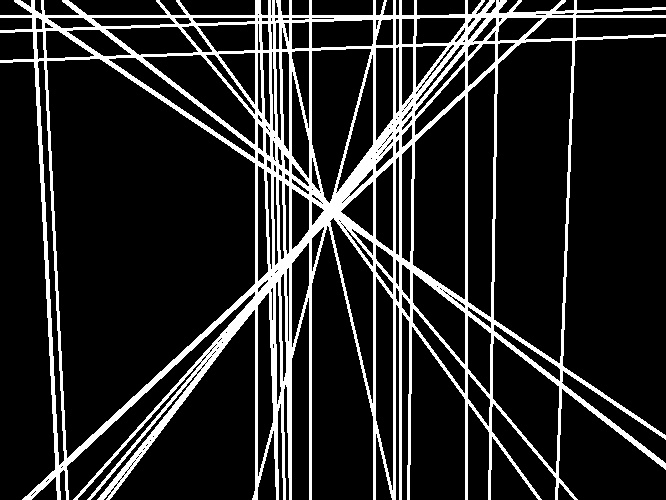
#> input picture src/Extended Lines.jpg, 666 x 500 px; its folder holds only this picture in this run
$ python -i Process_Img.py   (imports and definitions only)
#> lines starting #> are read from the running program, lines starting #| are printed output that depends on the picture
#!/usr/bin/env python3
# -*- coding: utf-8 -*-
"""
Created on Mon Oct 19 21:32:04 2020

@author: Jiuqi Wang
"""

import glob
import cv2
import numpy as np
import math
import imagehash
from PIL import Image
from shapely.geometry import LineString
import itertools

"""
input: scene_name as a String specifying the class of images , folder as a String specifying the path,
       set_height as an integer to resize all the images being loaded
output: a list of resized image(matrix) in grayscale
"""


# [15 lines left out: function load_img, not called in this run]


"""
input: image as a matrix, img_name as a String specifying the name of the image
output: None
This function displays the input image in another window. Press any key to terminate the window
"""


# [5 lines left out: function show_img, not called in this run]


'''
input: image as a matrix, window_size determines the window size of the gaussian filters,
       sigma as the standard deviation, threshold1 and thresholds specify the two
       thresholds for the canny edge detector
output: a binary image that contains the thickened edges of the input image
'''


def detect_edge(image, window_size=9, sigma=2, threshold1=20, threshold2=60):
    # smooth the image
    smoothed = cv2.GaussianBlur(image, (window_size, window_size), sigma)
    # detect edges
    edges_detected = cv2.Canny(smoothed, threshold1, threshold2)

    return edges_detected


"""
input: y and x as the rise and run used to calculate arctan(y/x)
output: angle formed by y and x in [0, 360)
"""


# [4 lines left out: function calculate_angle, not called in this run]


"""
input: image_edges as a matrix, min_length specifying minimum acceptable line length, max_gap specifying the
       maximum allowable gap
output: lines in matrix form. Each row is comprised of x1, y1, x2, y2, angle.
"""


# [14 lines left out: function detect_lines, not called in this run]


"""
input: lines as an 2D array, with each row representing a line; size_of_pic as a tuple (height, width)
output: a 2D dimensional array with all lines starts and ends on the border of the picture

"""


def extend_lines(lines, size_of_pic):
    extended_lines = [extend_one(line, size_of_pic) for line in lines]
    return extended_lines


"""
helper function of extend_lines that extends only one single line

"""


# [20 lines left out: function extend_one, not called in this run]


"""
input: image_lines as a matrix, dimension specifying the background size (same size as the original image highly
       recommended)
output: resulting binary image after drawing as a matrix

"""


# [9 lines left out: function draw_lines, not called in this run]


"""

Find intersection point of two lines
input: line1, line2 as two arrays representing two lines correspondingly, with the format of [x1,y1,x2,y2,angle]
output: x,y as the coordinate of the intersection point of line1 and line2, None if there is no intersection or if two lines overlap

"""


# [9 lines left out: function intersection_shapely, not called in this run]


"""

Find intersections between multiple lines
input: lines as a matrix
output: a list of coordinates, representing all the intersection points

"""


# [10 lines left out: function find_intersections, not called in this run]


"""

Given the image and intersections, find the grid where most intersections occur and treat as vanishing point
input: img as an image, grid_size as the side length of the grid, intersections as an array of all the intersection points in the image
output: the center coordinate of the best cell, the image of the scene with the best cell highlighted

"""


# [40 lines left out: function find_vanishing_point, not called in this run]


def extract_features(image, show_step=False):
    height, width = image.shape
    edges = detect_edge(image)
    hash_value = imagehash.average_hash(Image.fromarray(image))
    lines = detect_lines(edges)
    extended = extend_lines(lines, image.shape)
    intersections = find_intersections(extended)
    cell, img, intersections = find_vanishing_point(image, 50, intersections,show_step)

    info = {
        "shape": image.shape,
        "height": height,
        "width": width,
        "lines": lines,
        "vanishing_point": cell,
        "hash": hash_value
    }

    if show_step:
        show_img(edges, "Edges")
        cv2.imwrite("Edge.jpg", edges)
        show_img(draw_lines(lines, image.shape), "Original Lines")
        cv2.imwrite("Lines.jpg", draw_lines(lines, image.shape))
        show_img(draw_lines(extended, image.shape), "Extended Lines")
        cv2.imwrite("Extended Lines.jpg", draw_lines(extended,image.shape))
        show_img(img, "Vanishing Point")
        cv2.imwrite("Vanishing Point.jpg", img)

    return info

>>> import cv2
>>> picture = cv2.imread('Extended Lines.jpg', cv2.IMREAD_GRAYSCALE)
#> picture is the input picture: shape (500, 666); min 0, max 255, mean 39.5
>>> result = extract_features(picture)
#> in detect_edge, `smoothed = cv2.GaussianBlur(image, (window_size, window_size), sigma)`:
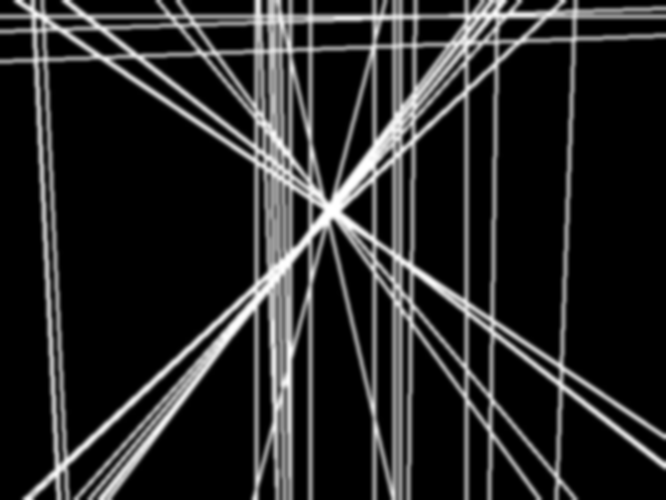
#> smoothed: shape (500, 666); min 0, max 255, mean 39.5
#> in detect_edge, `edges_detected = cv2.Canny(smoothed, threshold1, threshold2)`:
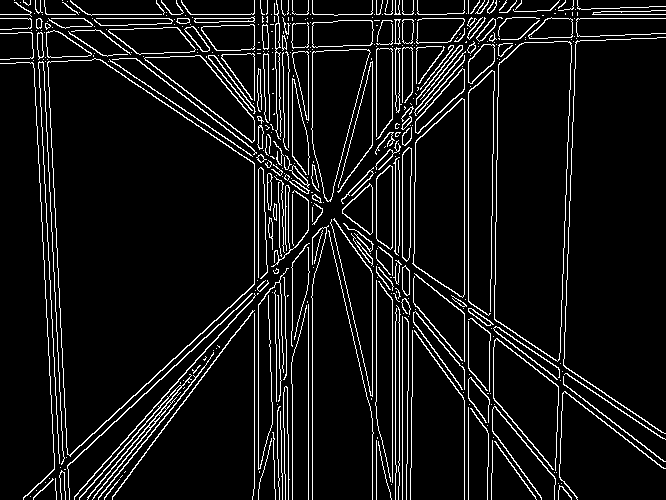
#> edges_detected: shape (500, 666); 8.2% white in thin lines or dots
#> (the run stopped early here; a loop or call above may not have finished)

$ run again, on src/Vanishing Point.jpg
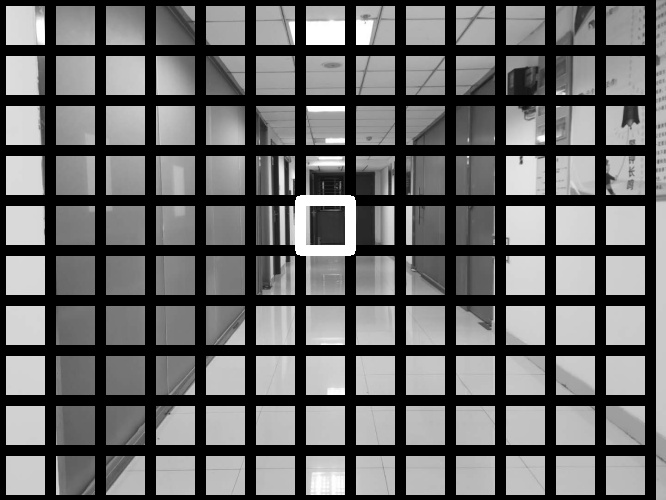
#> input picture src/Vanishing Point.jpg, 666 x 500 px
#> picture is the input picture: shape (500, 666); min 0, max 255, mean 101.4
#> in detect_edge, `smoothed = cv2.GaussianBlur(image, (window_size, window_size), sigma)`:
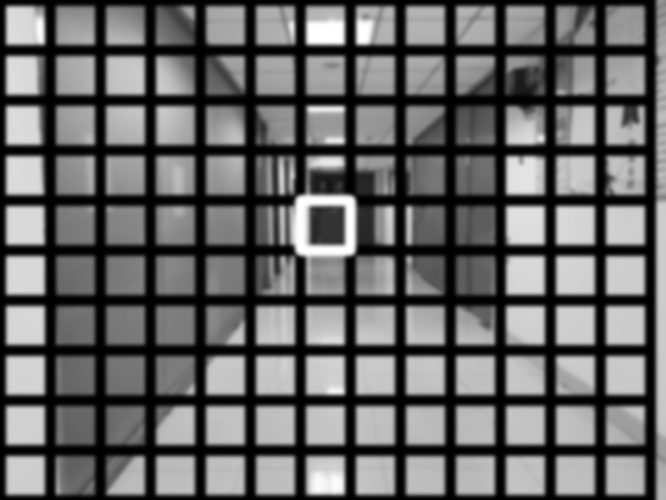
#> smoothed: shape (500, 666); min 0, max 255, mean 101.4
#> in detect_edge, `edges_detected = cv2.Canny(smoothed, threshold1, threshold2)`:
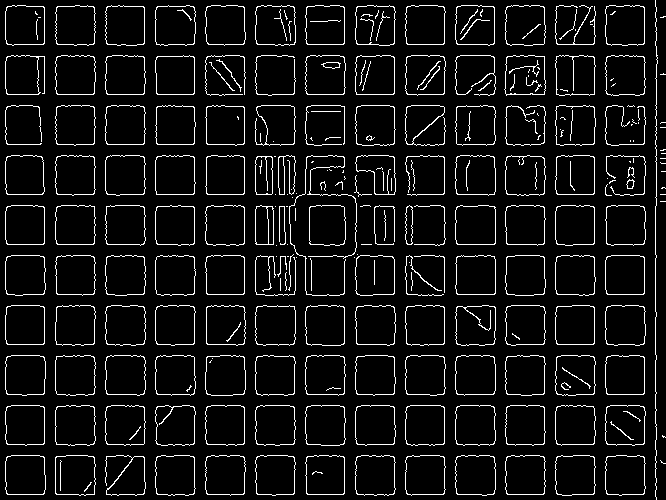
#> edges_detected: shape (500, 666); 7% white in thin lines or dots
